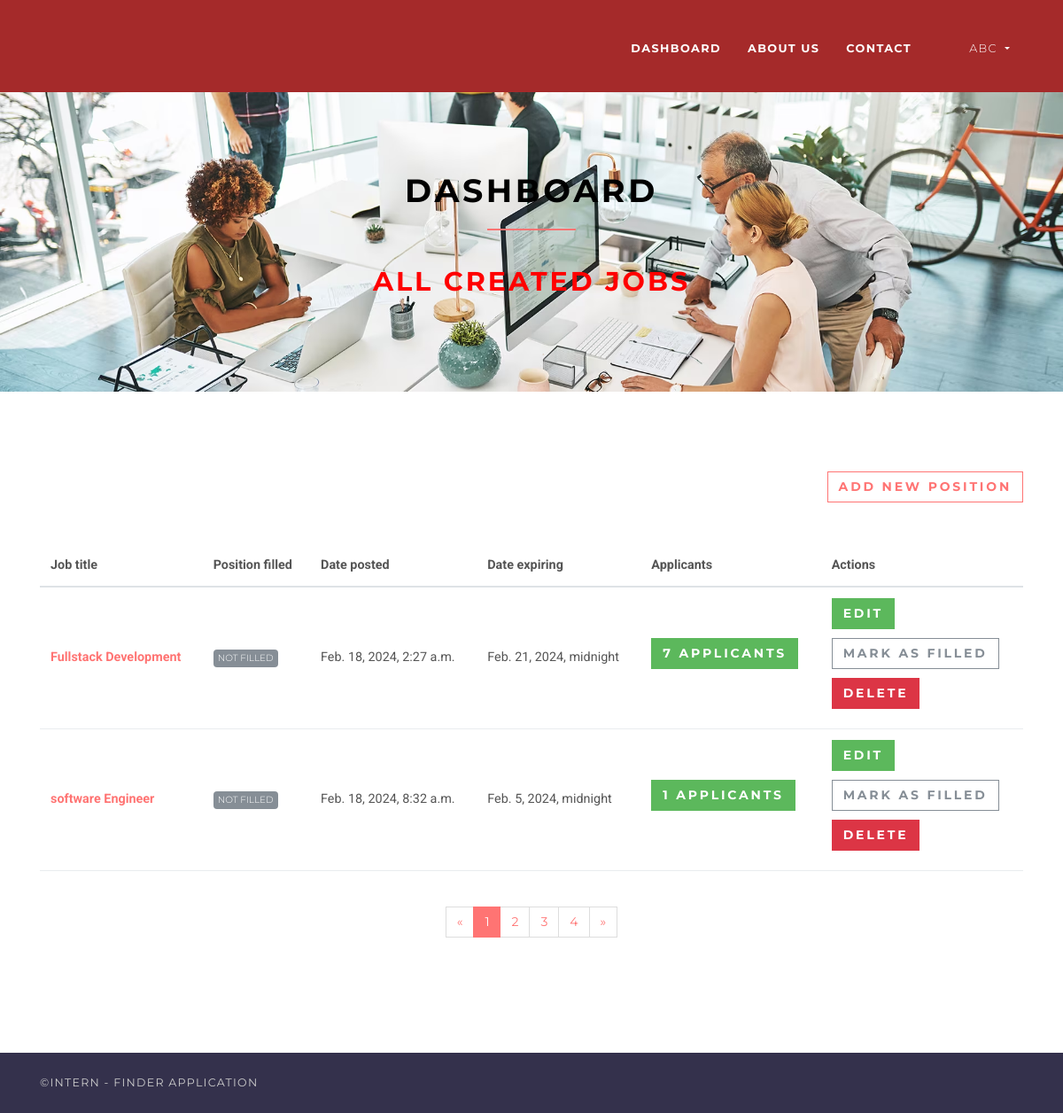
/employer/dashboard (signed in), run on the app's committed database.
### accounts/models.py (models this page shows, shortened)
class User(AbstractUser):
    username = None
    role = models.CharField(max_length=12, error_messages={
        'required': "Role must be provided"
    })
    gender = models.CharField(max_length=10, blank=True, null=True, default="")
    email = models.EmailField(unique=True, blank=False,
                              error_messages={
                                  'unique': "A user with that email already exists.",
                              })
    USERNAME_FIELD = "email"
    REQUIRED_FIELDS = []
    objects = UserManager()

### jobsapp/models.py (models this page shows, shortened)
class Job(models.Model):
    user = models.ForeignKey(User, on_delete=models.CASCADE)
    title = models.CharField(max_length=300)
    description = models.TextField()
    location = models.CharField(max_length=150)
    type = models.CharField(choices=JOB_TYPE, max_length=10)
    category = models.CharField(max_length=100)
    last_date = models.DateTimeField()
    company_name = models.CharField(max_length=100)
    company_description = models.CharField(max_length=300)
    website = models.CharField(max_length=100, default="")
    created_at = models.DateTimeField(default=timezone.now)
    filled = models.BooleanField(default=False)

### jobsapp/views/employer.py (the view)
# urls.py: path('', DashboardView.as_view(), name='employer-dashboard'),
class DashboardView(ListView):
    model = Job
    template_name = 'jobs/employer/dashboard.html'
    context_object_name = 'jobs'
    @method_decorator(login_required(login_url=reverse_lazy('accounts:login')))
    @method_decorator(user_is_employer)
    def dispatch(self, request, *args, **kwargs):
        return super().dispatch(self.request, *args, **kwargs)
    def get_queryset(self):
        return self.model.objects.filter(user_id=self.request.user.id)

### templates/jobs/employer/dashboard.html (shortened to what this page needs)
{% extends 'base.html' %}
{% load static %}
{% block content %}
    <section class="bg-light-gray" style="background-image: url('{% static 'jobs4.jpg' %}');
    /* Adjust background image properties */
    background-size: cover; /* Cover the entire container */
    background-repeat: no-repeat; /* Do not repeat the image */
    background-position: center;">
        <div class="container">
            <div class="row">
                <div class="col-lg-8 mx-auto" >
                    <h1 class="heading" style="color:black;">dashboard</h1>
                    <h2 class="text-center" style="color:red;">All created jobs</h2>
                </div>
            </div>
        </div>
    </section>
    <section>
        <div class="container">
            <div class="row">
                <div class="col-lg-12 text-right mb-5"><a href="{% url 'jobs:employer-jobs-create' %}"
                                                          class="btn btn-outline-white-primary">
                    Add new position</a></div>
                <div class="col-lg-12">
                    <div class="table-responsive">
                        <table class="table table-hover table-client-dashboard">
                            <thead>
                            <tr>
                                <th>Job title</th>
                                <th>Position filled</th>
                                <th>Date posted</th>
                                <th>Date expiring</th>
                                <th>Applicants</th>
                                <th>Actions</th>
                            </tr>
                            </thead>
                            <tbody>
                            {% for job in jobs %}
                                <tr>
                                    <th><a href="{% url 'jobs:jobs-detail' job.id %}">{{ job.title }}</a>
                                    </th>
                                    <td>
                                        {% if job.filled %}
                                            <span class="badge badge-success">Filled</span>
                                        {% else %}
                                            <span class="badge badge-secondary">Not Filled</span>
                                        {% endif %}
                                    </td>
                                    <td>{{ job.created_at }}</td>
                                    <td>{{ job.last_date }}</td>
                                    <td>
                                        <a href="{% url 'jobs:employer-dashboard-applicants' job.id %}"
                                           class="btn btn-success">
                                            {{ job.applicants.count }}
                                            <span class="hidden-xs hidden-sm">Applicants</span>
                                        </a>
                                    </td>
                                    <td>
                                        <a href="{% url 'jobs:edit-job' job.id %}" class="btn btn-success">Edit</a>
                                        <br>
                                        {% if job.filled %}
                                            <a href="{% url 'jobs:job-mark-filled' job.id %}"
                                               class="btn btn-outline-white-secondary">
                                                <span class="hidden-xs hidden-sm">Filled</span>
                                            </a><br>
                                        {% else %}
                                            <a href="{% url 'jobs:job-mark-filled' job.id %}"
                                               class="btn btn-outline-white-secondary">
                                                <span class="hidden-xs hidden-sm">Mark as </span>filled
                                            </a><br>
                                        {% endif %}
                                        <button type="button" class="btn btn-danger" data-toggle="modal" data-target="#deleteModal{{ job.id }}">Delete</button>
                                    </td>
                                </tr>
                            {% endfor %}
                            </tbody>
                        </table>
                    </div>
                    <div class="pages">
                        <nav aria-label="Page navigation example" class="d-flex justify-content-center mt-4 mb-4">
                            <ul class="pagination">
                                <li class="page-item"><a href="#" aria-label="Previous" class="page-link"><span
                                        aria-hidden="true">«</span><span class="sr-only">Previous</span></a></li>
                                <li class="page-item active"><a href="#" class="page-link">1</a></li>
                                <li class="page-item"><a href="#" class="page-link">2</a></li>
                                <li class="page-item"><a href="#" class="page-link">3</a></li>
                                <li class="page-item"><a href="#" class="page-link">4</a></li>
                                <li class="page-item"><a href="#" aria-label="Next" class="page-link"><span
                                        aria-hidden="true">»</span><span class="sr-only">Next</span></a></li>
                            </ul>
                        </nav>
                    </div>
                </div>
            </div>
        </div>
    </section>
{% endblock %}

### templates/base.html (shortened to what this page needs)
{% load static %}
<!DOCTYPE html>
<html>
<head>
    <link rel="stylesheet"
          href="{% static 'vendor/bootstrap/css/bootstrap.min.css' %}">
    <link rel="stylesheet"
          href="{% static 'vendor/font-awesome/css/font-awesome.min.css' %}">
    <link rel="stylesheet"
          href="{% static 'vendor/owl.carousel/assets/owl.carousel.css' %}">
    <link rel="stylesheet"
          href="{% static 'vendor/owl.carousel/assets/owl.theme.default.css' %}">
    <link rel="stylesheet" href="{% static 'css/style.default.css' %}"
          id="theme-stylesheet">
    <link rel="stylesheet" href="{% static 'css/custom.css' %}">
</head>
<body>
<header class="header">
    <nav class="navbar navbar-expand-lg" style="background-color: brown;" >
        <div class="container">
            <div id="navbarSupportedContent" class="collapse navbar-collapse">
                <ul class="navbar-nav ml-auto">
                    <li class="nav-item" >
                        {% if request.user.is_authenticated %}
                            {% if request.user.role == 'employer' %}
                                <a href="{% url 'jobs:employer-dashboard' %}" class="nav-link"><strong>Dashboard</strong></a>
                            {% else %}
                                <a href="/" class="nav-link"><strong>Home</strong></a>
                            {% endif %}
                        {% else %}
                        <a href="/" class="nav-link"><strong>Home</strong></a>
                        {% endif %}
                    </li>
                    <li class="nav-item">
                        <a href="{% url 'jobs:about_us' %}" class="nav-link about-link"><strong>About us</strong></a>
                    </li>
                    <li class="nav-item">
                        <a href="{% url 'jobs:contact_us' %}" class="nav-link contact-link"><strong>Contact</strong></a>
                    </li>
                    {% if request.user.is_authenticated and request.user.role == 'employer' %}
                        <li class="nav-item dropdown">
                            <a id="clientZone" href="#" data-toggle="dropdown"
                               aria-haspopup="true" aria-expanded="false"
                               class="nav-link dropdown-toggle has-img mb-3 mb-lg-0 mt-3 mt-lg-0">
                                {% if request.user.role == 'employee' %}
                                    {{ request.user.first_name }} {{ request.user.last_name }}
                                {% else %}
                                    {{ request.user.first_name }}
                                {% endif %}
                            </a>
                        </li>
                    {% endif %}
                </ul>
            </div>
        </div>
    </nav>
</header>
<div>
    {% block content %} {% endblock %}
</div>
<footer class="footer">
    <div class="footer__copyright">
        <div class="container">
            <div class="row">
                <div class="col-md-6 text-md-left text-center">
                    <p>&copy;INTERN - FINDER APPLICATION</p>
                </div>
            </div>
        </div>
    </div>
</footer>
</body>
</html>

### static/css/style.default.css (style rules this page uses)
html { height:100% }
body { height:100% }
header { z-index:1000 }
section { position:relative;padding-top:90px;padding-bottom:90px }
button { cursor:pointer }
.heading { text-align:center;margin-bottom:40px }
.heading:after { content:" ";display:block;width:100px;height:2px;margin:20px auto 20px;background:#ff7473 }
a,button { -webkit-transition:all .2s ease-out;transition:all .2s ease-out }
.bg-light-gray { background:#fafafa }
.pages { text-align:center }
.badge { text-transform:uppercase;font-weight:300;font-family:"Montserrat",Helvetica,Arial,sans-serif;font-size:0.65rem;padding:5px }
.table { font-size:0.9rem }
.table td,.table th { border-top:none;border-bottom:1px solid #e9ecef }
strong { font-weight:700 }
.header { width:100% }
.navbar { text-transform:uppercase;letter-spacing:0.1em;background:#746EA9;padding-top:0 !important;padding-bottom:0 !important }
.navbar a { font-family:"Montserrat",Helvetica,Arial,sans-serif }
.navbar ul.navbar-nav>li>a:not(.navbar-btn) { color:#fff;font-weight:300;font-family:"Montserrat",Helvetica,Arial,sans-serif;font-size:0.8rem }
@media (min-width: 992px) { .navbar ul.navbar-nav>li>a:not(.navbar-btn) { border-top:5px solid transparent;padding:40px 15px !important;color:#fff;font-weight:300 } }
#clientZone.has-img { position:relative;padding-left:50px !important;border-color:transparent !important }
.footer__copyright { background:#34314c;color:#ccc;padding:20px 0;font-size:.7875rem;line-height:28px;font-family:"Montserrat",Helvetica,Arial,sans-serif;text-transform:uppercase;letter-spacing:0.1em }
.footer__copyright p { margin:0 }
.table-client-dashboard th,.table-client-dashboard td { vertical-align:middle !important }
.table-client-dashboard .btn { margin-bottom:10px }
.navbar { padding:.5rem 1rem }
.btn { font-weight:700;font-family:"Montserrat",Helvetica,Arial,sans-serif;border:1px solid transparent;text-transform:uppercase;letter-spacing:0.2em;padding:.375rem .75rem;font-size:.875rem;line-height:1.5;border-radius:0;-webkit-transition:background-color 0.15s ease-in-out,border-color 0.15s ease-in-out,-webkit-box-shadow 0.15s ease-in-out;transition:background-color 0.15s ease-in-out,border-color 0.15s ease-in-out,-webkit-box-shadow 0.15s ease-in-out;transition:background-color 0.15s ease-in-out,border-color 0.15s ease-in-out,box-shadow 0.15s ease-in-out;transition:background-color 0.15s ease-in-out,border-color 0.15s ease-in-out,box-shadow 0.15s ease-in-out,-webkit-box-shadow 0.15s ease-in-out }
.btn-success { color:color-yiq(#5cb85c);background-color:#5cb85c;border-color:#5cb85c }
.btn-danger { color:color-yiq(#dc3545);background-color:#dc3545;border-color:#dc3545 }
.btn-outline-white-primary { color:#ff7473;background-color:#fff;background-image:none;border-color:#ff7473 }
.btn-outline-white-secondary { color:#868e96;background-color:#fff;background-image:none;border-color:#868e96 }
body { font-family:"Roboto",Helvetica,Arial,sans-serif;font-size:.875rem;font-weight:400;line-height:1.5;color:#555;background-color:#fff }
a { color:#ff7473;text-decoration:none }
h1,h2,h3,h4,h5,h6,.h1,.h2,.h3,.h4,.box-simple h3,.box-image .name h3,.box-image-text .top .name h3,.box-image-text .top .name h4,.h5,.h6 { margin-bottom:1rem;font-family:"Montserrat",Helvetica,Arial,sans-serif;font-weight:700;line-height:1.2;color:#555;text-transform:uppercase;letter-spacing:0.1em }
h1,.h1 { font-size:2.275rem }
h2,.h2 { font-size:1.88125rem }
.page-item:first-child .page-link { border-top-left-radius:0rem;border-bottom-left-radius:0rem }
.page-item:last-child .page-link { border-top-right-radius:0rem;border-bottom-right-radius:0rem }
.page-item.active .page-link { color:#fff;background-color:#ff7473;border-color:#ff7473 }
.page-link { padding:.5rem .75rem;line-height:1.25;color:#ff7473;background-color:#fff;border:1px solid #ddd;font-family:"Montserrat",Helvetica,Arial,sans-serif }
.badge-secondary { color:color-yiq(#868e96);background-color:#868e96 }

### data on the page
User: user.first_name "ABC"
Job: title "Fullstack Development", filled "NOT FILLED", created_at "Feb. 18, 2024, 2:27 a.m.", last_date "Feb. 21, 2024, midnight", applicants.count "7"
Job: title "software Engineer", filled "NOT FILLED", created_at "Feb. 18, 2024, 8:32 a.m.", last_date "Feb. 5, 2024, midnight", applicants.count "1"
